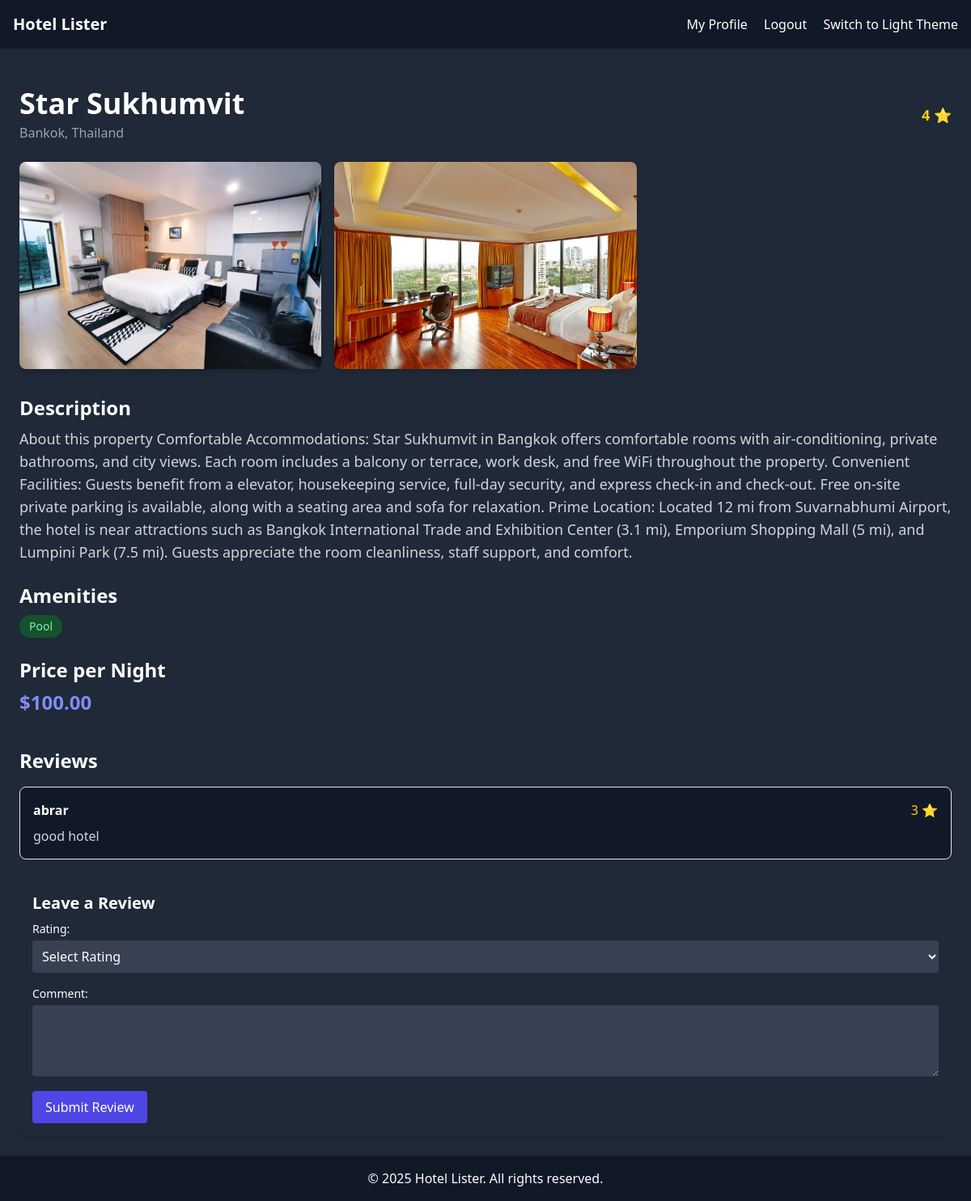
/hotel-detail/f9e94161-78d1-46ef-a741-2de222b4a1ea/ (signed in), run on the app's committed database.
### home/models.py (models this page shows, shortened)
class BaseModel(models.Model):
    uid = models.UUIDField(default=uuid.uuid4, editable=False, primary_key=True)
    created_at = models.DateTimeField(auto_now_add=True)
    updated_at = models.DateTimeField(auto_now=True)
    class Meta:
        abstract = True

class Hotel(BaseModel):
    hotel_name = models.CharField(max_length=200)
    description = models.TextField()
    price = models.DecimalField(max_digits=10, decimal_places=2)
    star_rating = models.IntegerField(choices=[(i, f"{i} Star") for i in range(1, 6)])
    location = models.CharField(max_length=100)
    amenities = models.ManyToManyField(Amenity, related_name="hotels")
    room_count = models.IntegerField(default=10)

class HotelImage(BaseModel):
    hotel = models.ForeignKey(Hotel, related_name="images", on_delete=models.CASCADE)
    image = models.ImageField(upload_to='hotels/')

class Amenity(BaseModel):
    name = models.CharField(max_length=100)

class HotelReview(BaseModel):
    hotel = models.ForeignKey(Hotel, related_name='reviews', on_delete=models.CASCADE)
    user = models.ForeignKey(User, on_delete=models.CASCADE)
    rating = models.IntegerField(choices=[(i, f"{i} Star") for i in range(1, 6)])
    comment = models.TextField()

### home/views.py (the view, shortened to what this page needs)
# urls.py: path('hotel-detail/<uuid:hotel_id>/', hotel_detail, name='hotel_detail'),  # Hotel detail page
@login_required
def hotel_detail(request, hotel_id):
    hotel = get_object_or_404(Hotel, uid=hotel_id)
    images = hotel.images.all()
    reviews = HotelReview.objects.filter(hotel=hotel).select_related('user')
    return render(request, 'hotel_detail.html', {
        'hotel': hotel,
        'images': images,
        'reviews': reviews
    })

### home/templates/hotel_detail.html (shortened to what this page needs)
{% extends 'base.html' %}
{% load static %}
{% block content %}
<div class="max-w-7xl mx-auto mt-6">
    <div class="flex flex-col md:flex-row justify-between items-start md:items-center">
        <div>
            <h1 class="text-4xl font-bold">{{ hotel.hotel_name }}</h1>
            <p class="text-gray-500 dark:text-gray-400 mt-1">{{ hotel.location }}</p>
        </div>
        <div class="mt-4 md:mt-0">
            <span class="text-yellow-400 text-lg font-semibold">{{ hotel.star_rating }} ⭐</span>
        </div>
    </div>
    <div class="mt-6">
        {% if images %}
            <div class="grid grid-cols-1 sm:grid-cols-2 md:grid-cols-3 gap-4">
                {% for img in images %}
                    <img src="{{ img.image.url }}" alt="Hotel Image" class="w-full h-64 object-cover rounded-lg shadow-md">
                {% endfor %}
            </div>
        {% else %}
            <p class="text-center text-gray-600 dark:text-gray-300 italic mt-4">No images available for this hotel.</p>
        {% endif %}
    </div>
    <div class="mt-8">
        <h2 class="text-2xl font-semibold mb-2">Description</h2>
        <p class="text-lg text-gray-700 dark:text-gray-300">{{ hotel.description }}</p>
    </div>
    <div class="mt-6">
        <h2 class="text-2xl font-semibold mb-2">Amenities</h2>
        <div class="flex flex-wrap gap-2">
            {% for amenity in hotel.amenities.all %}
                <span class="px-3 py-1 bg-green-100 text-green-700 dark:bg-green-900 dark:text-green-300 rounded-full text-sm font-medium">
                    {{ amenity.name }}
                </span>
            {% empty %}
                <p class="text-gray-600 dark:text-gray-300 italic">No amenities listed.</p>
            {% endfor %}
        </div>
    </div>
    <div class="mt-6">
        <h2 class="text-2xl font-semibold mb-2">Price per Night</h2>
        <p class="text-2xl font-bold text-indigo-600 dark:text-indigo-400">${{ hotel.price }}</p>
    </div>
    <div class="mt-10">
        <h2 class="text-2xl font-bold mb-4">Reviews</h2>
        {% for review in reviews %}
            <div class="border p-4 rounded-lg shadow-sm mb-4 bg-white dark:bg-gray-900">
                <div class="flex items-center justify-between mb-2">
                    <p class="font-semibold">{{ review.user.username }}</p>
                    <span class="text-yellow-400 font-medium">{{ review.rating }} ⭐</span>
                </div>
                <p class="text-gray-700 dark:text-gray-300">{{ review.comment }}</p>
            </div>
        {% empty %}
            <p class="italic text-gray-600 dark:text-gray-300">No reviews yet. Be the first to write one!</p>
        {% endfor %}
        {% if user.is_authenticated %}
        <form method="POST" class="mt-6 bg-gray-50 dark:bg-gray-800 p-4 rounded-lg shadow">
            <h3 class="text-xl font-semibold mb-2">Leave a Review</h3>
            <label for="rating" class="block text-sm font-medium mb-1">Rating:</label>
            <select name="rating" id="rating" required class="w-full mb-4 p-2 rounded bg-white dark:bg-gray-700 dark:text-white">
                <option value="">Select Rating</option>
            </select>
            <label for="comment" class="block text-sm font-medium mb-1">Comment:</label>
            <textarea name="comment" id="comment" rows="3" required class="w-full p-2 rounded bg-white dark:bg-gray-700 dark:text-white"></textarea>
            <button type="submit" class="mt-3 px-4 py-2 bg-indigo-600 text-white rounded hover:bg-indigo-700">
                Submit Review
            </button>
        </form>
        {% else %}
        <p class="text-center mt-4">
            <a href="{% url 'login' %}" class="text-indigo-600 hover:underline">Log in</a> to leave a review.
        </p>
        {% endif %}
    </div>
</div>
{% endblock %}

### data on the page
Hotel: hotel_name "Star Sukhumvit", location "Bankok, Thailand", star_rating "4", description "About this property Comfortable Accommodations: Star Sukhumvit in Bangkok offers comfortable rooms with air-conditioning, private bathrooms, and city views. Each room includes a balcony or terrace, work desk, and free WiFi throughout the property. Convenient Facilities: Guests benefit from a elevator, housekeeping service, full-day security, and express check-in and check-out. Free on-site private parking is available, along with a seating area and sofa for relaxation. Prime Location: Located 12 mi from Suvarnabhumi Airport, the hotel is near attractions such as Bangkok International Trade and Exhibition Center (3.1 mi), Emporium Shopping Mall (5 mi), and Lumpini Park (7.5 mi). Guests…", price "100.00"
HotelImage: image (picture)
HotelImage: image (picture)
Amenity: name "Pool"
HotelReview: user.username "abrar", rating "3", comment "good hotel"
